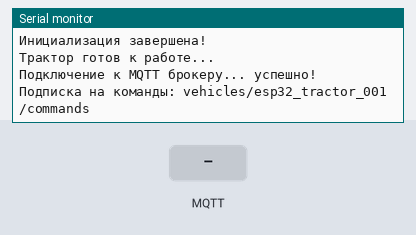
A sketch run on a simulated ESP32. Shown: the last lines printed to the serial monitor. The inputs (shaded band) are chosen by the test bench. WiFi joins after 1.5 s; servers stay silent unless stated; random numbers use the default seed unless the sketch sets one; no MQTT or app messages arrive unless stated.

Above: at 2.7 s.
2.8 s: MQTT message "start_engine" arrives on the first subscribed topic
At 4.1 s:
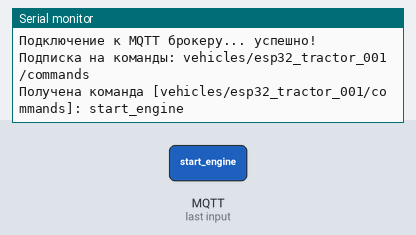
5.8 s: MQTT message "stop_engine" arrives on the first subscribed topic
At 7.0 s:
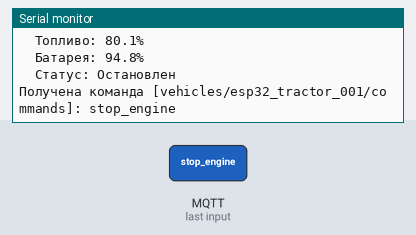
7.3 s: MQTT message "1" arrives on the first subscribed topic
At 8.4 s:
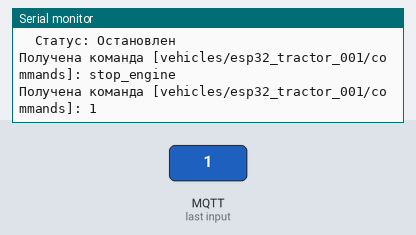
8.8 s: MQTT message "on" arrives on the first subscribed topic
At 9.7 s:
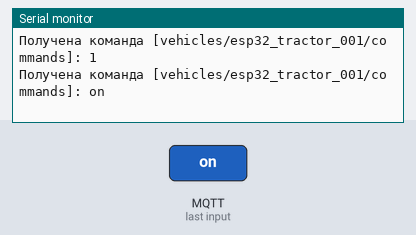
10.3 s: MQTT message "off" arrives on the first subscribed topic
At 11.5 s:
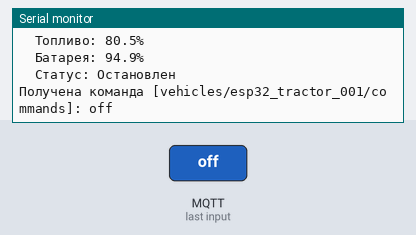

Measured:
- after the input at 2.8 s, the serial monitor: prints a new line after 0.08 s (image 1)
- after the input at 5.8 s, the serial monitor: prints a new line at once (image 2)
- after the input at 7.3 s, the serial monitor: prints a new line at once (image 3)
- after the input at 8.8 s, the serial monitor: prints a new line at once (image 4)
- after the input at 10.3 s, the serial monitor: prints a new line at once (image 5)

The sketch:

fleet_tracker.ino
```cpp
/*
 * Fleet Monitor ESP32 Tracker
 * Простой код для тестирования системы мониторинга техники
 *
 * Имитирует работу трактора и передает:
 * - GPS координаты (с имитацией движения)
 * - Скорость
 * - Уровень топлива
 * - Заряд батареи
 *
 * Автор: Fleet Monitor Team
 * Версия: 1.0
 */

#include <WiFi.h>
#include <PubSubClient.h>
#include <ArduinoJson.h>

// ===== НАСТРОЙКИ СЕТИ =====
const char* ssid = "YOUR_WIFI_NAME";        // Замените на имя вашей WiFi сети
const char* password = "YOUR_WIFI_PASSWORD"; // Замените на пароль WiFi

// ===== НАСТРОЙКИ MQTT =====
const char* mqtt_server = "test.mosquitto.org";  // Публичный MQTT брокер для тестов
const int mqtt_port = 1883;                      // Стандартный MQTT порт
const char* mqtt_topic = "vehicles/esp32_tractor/telemetry";

// ===== НАСТРОЙКИ УСТРОЙСТВА =====
const char* vehicle_id = "esp32_tractor_001";
const char* vehicle_name = "Тестовый трактор ESP32";

// ===== ИМИТАЦИЯ GPS КООРДИНАТ =====
// Начальные координаты (центр Москвы)
float base_lat = 55.7558;
float base_lng = 37.6176;

// Текущие координаты
float current_lat = base_lat;
float current_lng = base_lng;

// Переменные движения
float direction = 0.0;        // Направление в градусах
float move_distance = 0.001;  // Дистанция за шаг (примерно 100 метров)

// ===== ИМИТАЦИЯ ДАТЧИКОВ =====
float fuel_level = 80.0;      // Уровень топлива (%)
float battery_level = 95.0;   // Заряд батареи (%)
float speed = 0.0;            // Скорость (км/ч)
bool engine_running = false;   // Двигатель включен

// ===== СЕТЕВЫЕ ОБЪЕКТЫ =====
WiFiClient espClient;
PubSubClient client(espClient);

// ===== ТАЙМЕРЫ =====
unsigned long lastTelemetryTime = 0;
unsigned long telemetryInterval = 5000;  // Отправка данных каждые 5 секунд

unsigned long lastMovementTime = 0;
unsigned long movementInterval = 2000;   // Обновление движения каждые 2 секунды

void setup() {
  Serial.begin(115200);
  Serial.println();
  Serial.println("=================================");
  Serial.println("   Fleet Monitor ESP32 Tracker   ");
  Serial.println("=================================");

  // Инициализация случайного генератора
  randomSeed(analogRead(0));

  // Подключение к WiFi
  setupWiFi();

  // Настройка MQTT
  client.setServer(mqtt_server, mqtt_port);
  client.setCallback(onMqttMessage);

  Serial.println("Инициализация завершена!");
  Serial.println("Трактор готов к работе...");
}

void loop() {
  // Поддерживаем MQTT соединение
  if (!client.connected()) {
    reconnectMQTT();
  }
  client.loop();

  // Обновляем движение трактора
  updateMovement();

  // Отправляем телеметрию
  sendTelemetry();

  // Обновляем состояние датчиков
  updateSensors();

  delay(100);
}

void setupWiFi() {
  Serial.print("Подключение к WiFi: ");
  Serial.println(ssid);

  WiFi.begin(ssid, password);

  while (WiFi.status() != WL_CONNECTED) {
    delay(500);
    Serial.print(".");
  }

  Serial.println();
  Serial.println("WiFi подключен!");
  Serial.print("IP адрес: ");
  Serial.println(WiFi.localIP());
  Serial.print("Сигнал: ");
  Serial.print(WiFi.RSSI());
  Serial.println(" dBm");
}

void reconnectMQTT() {
  while (!client.connected()) {
    Serial.print("Подключение к MQTT брокеру...");

    // Создаем уникальный client ID
    String clientId = "ESP32Tractor-";
    clientId += String(random(0xffff), HEX);

    if (client.connect(clientId.c_str())) {
      Serial.println(" успешно!");

      // Подписываемся на команды
      String commandTopic = "vehicles/" + String(vehicle_id) + "/commands";
      client.subscribe(commandTopic.c_str());
      Serial.println("Подписка на команды: " + commandTopic);

    } else {
      Serial.print(" ошибка, код: ");
      Serial.print(client.state());
      Serial.println(" повтор через 5 секунд");
      delay(5000);
    }
  }
}

void onMqttMessage(char* topic, byte* payload, unsigned int length) {
  Serial.print("Получена команда [");
  Serial.print(topic);
  Serial.print("]: ");

  String message;
  for (int i = 0; i < length; i++) {
    message += (char)payload[i];
  }
  Serial.println(message);

  // Обрабатываем команды
  StaticJsonDocument<200> doc;
  deserializeJson(doc, message);

  if (doc["command"] == "start_engine") {
    engine_running = true;
    Serial.println("Двигатель запущен!");
  } else if (doc["command"] == "stop_engine") {
    engine_running = false;
    speed = 0;
    Serial.println("Двигатель остановлен!");
  }
}

void updateMovement() {
  if (millis() - lastMovementTime < movementInterval) {
    return;
  }
  lastMovementTime = millis();

  if (engine_running) {
    // Генерируем скорость (5-25 км/ч для трактора)
    speed = random(5, 26);

    // Изменяем направление случайным образом
    direction += random(-30, 31); // Поворот до 30 градусов
    if (direction < 0) direction += 360;
    if (direction >= 360) direction -= 360;

    // Рассчитываем новые координаты
    float rad_direction = direction * PI / 180.0;
    current_lat += move_distance * cos(rad_direction);
    current_lng += move_distance * sin(rad_direction);

    // Ограничиваем движение областью (радиус ~1 км от начальной точки)
    float distance_from_base = sqrt(pow(current_lat - base_lat, 2) + pow(current_lng - base_lng, 2));
    if (distance_from_base > 0.01) { // Если слишком далеко
      // Разворачиваемся к базе
      direction = atan2(base_lng - current_lng, base_lat - current_lat) * 180.0 / PI;
      if (direction < 0) direction += 360;
    }

  } else {
    // Двигатель выключен
    speed = 0;
  }
}

void updateSensors() {
  // Имитация расхода топлива
  if (engine_running && speed > 0) {
    fuel_level -= 0.01; // Расход 0.01% в цикл
    if (fuel_level < 0) fuel_level = 0;
  }

  // Имитация разряда батареи
  if (engine_running) {
    battery_level -= 0.005; // Разряд при работе двигателя
  } else {
    battery_level -= 0.001; // Медленный разряд в покое
  }
  if (battery_level < 0) battery_level = 0;

  // Добавляем небольшие случайные вариации
  fuel_level += random(-5, 6) / 100.0;
  battery_level += random(-3, 4) / 100.0;

  // Ограничиваем значения
  fuel_level = constrain(fuel_level, 0, 100);
  battery_level = constrain(battery_level, 0, 100);
}

void sendTelemetry() {
  if (millis() - lastTelemetryTime < telemetryInterval) {
    return;
  }
  lastTelemetryTime = millis();

  // Создаем JSON документ
  StaticJsonDocument<300> doc;

  // Основные данные
  doc["vehicleId"] = vehicle_id;
  doc["name"] = vehicle_name;
  doc["timestamp"] = millis();

  // GPS координаты
  doc["lat"] = current_lat;
  doc["lng"] = current_lng;

  // Данные датчиков
  doc["speed"] = speed;
  doc["fuel"] = round(fuel_level * 10) / 10.0;        // Округляем до 1 знака
  doc["battery"] = round(battery_level * 10) / 10.0;   // Округляем до 1 знака

  // Статус
  doc["engine"] = engine_running;
  doc["status"] = engine_running ? "active" : "stopped";

  // Дополнительные данные
  doc["direction"] = round(direction);
  doc["rssi"] = WiFi.RSSI();

  // Преобразуем в строку
  String payload;
  serializeJson(doc, payload);

  // Отправляем по MQTT
  if (client.publish(mqtt_topic, payload.c_str())) {
    Serial.println("Телеметрия отправлена:");
    Serial.println("  Координаты: " + String(current_lat, 5) + ", " + String(current_lng, 5));
    Serial.println("  Скорость: " + String(speed) + " км/ч");
    Serial.println("  Топливо: " + String(fuel_level, 1) + "%");
    Serial.println("  Батарея: " + String(battery_level, 1) + "%");
    Serial.println("  Статус: " + String(engine_running ? "Работает" : "Остановлен"));
    Serial.println();
  } else {
    Serial.println("Ошибка отправки телеметрии!");
  }
}

// Дополнительные функции для управления

void printStatus() {
  Serial.println("=== СТАТУС ТРАКТОРА ===");
  Serial.println("ID: " + String(vehicle_id));
  Serial.println("Координаты: " + String(current_lat, 5) + ", " + String(current_lng, 5));
  Serial.println("Скорость: " + String(speed) + " км/ч");
  Serial.println("Направление: " + String(direction) + "°");
  Serial.println("Топливо: " + String(fuel_level, 1) + "%");
  Serial.println("Батарея: " + String(battery_level, 1) + "%");
  Serial.println("Двигатель: " + String(engine_running ? "Работает" : "Остановлен"));
  Serial.println("WiFi сигнал: " + String(WiFi.RSSI()) + " dBm");
  Serial.println("MQTT: " + String(client.connected() ? "Подключен" : "Отключен"));
  Serial.println("======================");
} 
```
